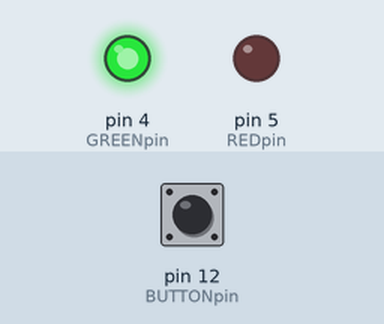
This sketch was run on a simulated Arduino Uno, built with avr-gcc and run on an emulated ATmega328P. Parts: output pins drawn as LEDs (lit = HIGH). The test bench sets the inputs (shaded band); at power-on: pin 12 (BUTTONpin) HIGH.

Above: at 1.2 s.
1.3 s: pin 12 (BUTTONpin) pulled LOW for 0.15 s
At 2.4 s:
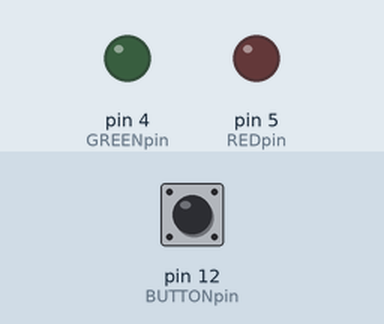
3.0 s: pin 12 (BUTTONpin) pulled LOW for 1 s
At 4.9 s:
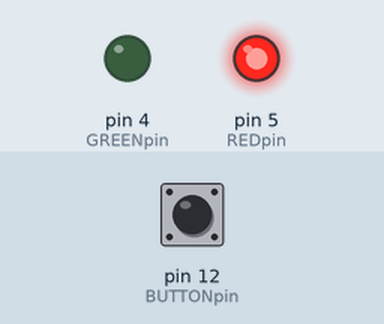
5.6 s: pin 12 (BUTTONpin) pulled LOW for 3.2 s
At 9.7 s:
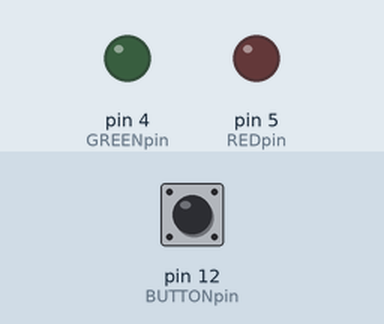
Timing chart, 0 to 11.2 s (numbered marks = the images above; inputs shaded):
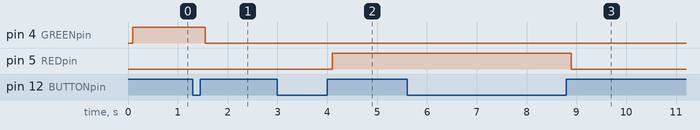

Measured:
- after the input at 1.3 s, pin 4 (GREENpin): HIGH → LOW after 0.25 s
- after the input at 3.0 s, pin 5 (REDpin): LOW → HIGH after 1.1 s
- after the input at 5.6 s, pin 5 (REDpin): HIGH → LOW after 3.3 s

The sketch:

sketch_jul02a.ino
```cpp
int BUTTONpin = 12;
int REDpin = 5;
int GREENpin = 4;
int val = 0;
int old_val = 0;
int state = 0;

void setup(){
  pinMode(REDpin, OUTPUT);
  pinMode(GREENpin, OUTPUT);
  pinMode(BUTTONpin, INPUT_PULLUP);
}

void loop(){
  val=digitalRead(BUTTONpin);
  if((val==HIGH)&&(old_val==LOW)){
    state++;
    if(state==4){
      state=0;
    }

    delay(100);
  }
  old_val=val;
  if(state==1){
    digitalWrite(REDpin,LOW);
    digitalWrite(GREENpin,HIGH);
  }
  else if(state==3){
    digitalWrite(REDpin,HIGH);
    digitalWrite(GREENpin,LOW);
  }
  else{
    digitalWrite(REDpin,LOW);
    digitalWrite(GREENpin,LOW);
  }
}
```
